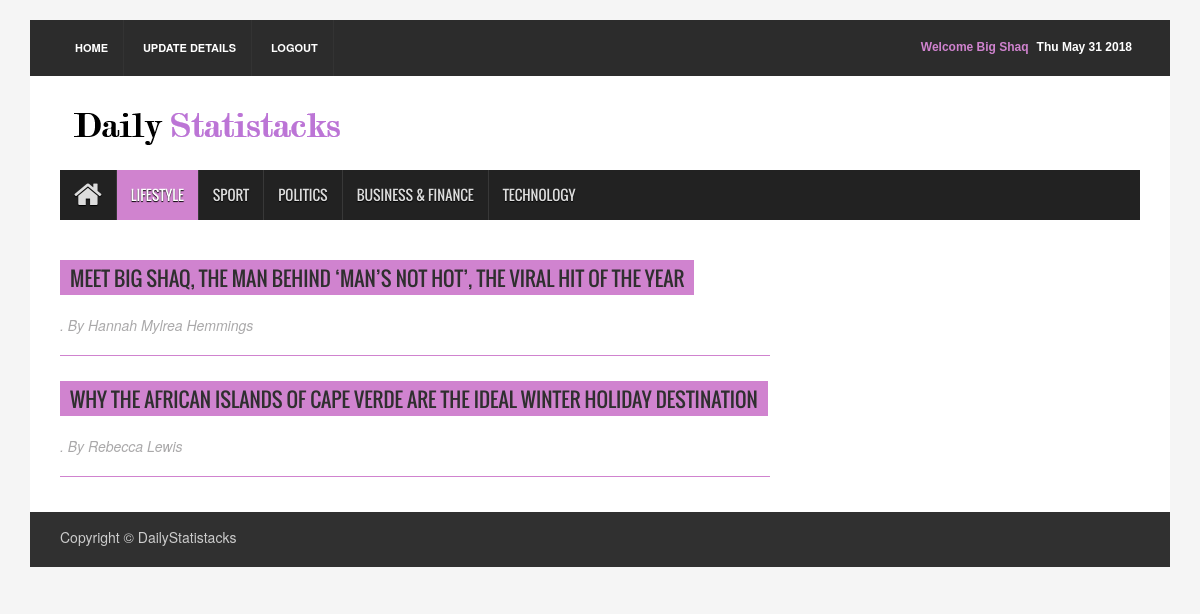
/lifestyleRedirect/ (signed in), run on the app's committed database.
### newspaper/models.py (models this page shows, shortened)
class Article( models.Model ) :
    articleType     = models.CharField( max_length = 100 )
    author          = models.CharField( max_length = 1000 )
    headline        = models.CharField( max_length = 1000 )
    body            = models.CharField( max_length = 1000000000000 )
    publicationDate = models.DateField()

### newspaper/views.py (the view)
# urls.py: url( r'^lifestyleRedirect/$' , lifestyleRedirect , name = 'lifestyleRedirect' ) ,
def lifestyleRedirect( request ) :
    try :
        articleList = Article.objects.filter( articleType  = 'lifestyle' )
        if ( 'username' not in request.session ) :
            context = { 'articleList' : articleList }
            return render( request , 'newspaper/lifestyle.html' , context )
        else : ## logged in
            name         = getName( request.session['username'] )
            context      = {
                               'fName'        : name ,
                               'articleList' : articleList
                           }
            return render( request , 'newspaper/lifestyle2.html' , context )
    except Exception :
        if ( 'username' not in request.session ) :
            return render( request , 'newspaper/lifestyle.html' , {} )
        else : ## logged in
            name         = getName( request.session['username'] )
            context      = {
                               'fName'        : name
                           }
            return render( request , 'newspaper/lifestyle2.html' , context )

### newspaper/views.py (called while the page is built)
def getName( username ) :
    user     = get_object_or_404( UserAccount , email = username )
    return user.first_name

### newspaper/templates/newspaper/lifestyle2.html (shortened to what this page needs)
{% extends "newspaper/base.html" %}
{% block content %}
{% load static %}
<div class="container">
<header id="header">
  <div class="row">
    <div class="col-lg-12 col-md-12 col-sm-12">
      <div class="header_top">
        <div class="header_top_left">
          <ul class="top_nav">
            <li><a href = "/">Home</a></li>
            <li><a href = "/updateRedirect/">Update Details</a></li>
            <li><a href = "/logout/">Logout</a></li>
          </ul>
        </div>
        <div class="header_top_right">
          <p><span id="datetime"></span></p>
          <p style = 'color : #d083cf;'> Welcome {{ fName }} </p>
        </div>
      </div>
    </div>
    <div class="col-lg-12 col-md-12 col-sm-12">
      <div class="header_bottom">
        <div class="logo_area"><a href="/" class="logo"><img src="{% static "newspaper/images/testlogo.png" %}" alt="" ></a></div>
      </div>
  </div>
</header>
<section id="navArea">
  <nav class="navbar navbar-inverse" role="navigation">
    <div id="navbar" class="navbar-collapse collapse">
      <ul class="nav navbar-nav main_nav">
        <li><a href = "/"><span class="fa fa-home desktop-home"></span><span class="mobile-show">Home</span></a></li>
        <li class="active"><a id = 'lifestyle' href ="/lifestyleRedirect/">Lifestyle</a></li>
        <li><a href = "/sportRedirect/">Sport</a></li>
        <li><a href = "/politicsRedirect/">Politics</a></li>
        <li><a href = "/businessfinanceRedirect/">Business & Finance</a></li>
        <li><a href = "/technologyRedirect/">Technology</a></li>
      </ul>
    </div>
  </nav>
</section>
<section id="contentSection">
  <div class="row">
    <div class="col-lg-8 col-md-8 col-sm-8">
      <div class="left_content">
        <div class="contact_area">
          {% if articleList %}
            {% for article in articleList %}
              <h2><a href = "{% url 'detail' article.id %}"> {{ article.headline }}</a></h2>
              <p class = "author"><i>. By {{ article.author }} </i></p>
              <br> <br>
              <hr class = "divider">
            {% endfor %}
          {% else %}
              <h2> NO LIFESTYLE ARTICLES </h2>
          {% endif %}
        </div>
      </div>
    </div>
    <div class="col-lg-4 col-md-4 col-sm-4"> </div>
  </div>
</section>
<footer id="footer">
  <div class="footer_bottom">
    <p class="copyright">Copyright &copy; DailyStatistacks</p>
  </div>
</footer>
</div>
{% endblock %}

### newspaper/static/newspaper/assets/css/theme.css (style rules this page uses)
.navbar-inverse .navbar-nav > .active > a, .navbar-inverse .navbar-nav > .active > a:hover, .navbar-inverse .navbar-nav > .active > a:focus { background-color:#d083cf }
.contact_area > h2 { background-color:#d083cf }

### newspaper/static/newspaper/assets/css/style.css (style rules this page uses)
body { background:#f5f5f5 }
ul { padding:0; margin:0; list-style:none }
a { text-decoration:none; color:#2f2f2f }
h1, h2, h3, h4, h5, h6 { font-family:'Oswald',sans-serif }
h2 { line-height:23px }
img { border:none }
#header { display:inline; float:left; width:100%; margin-top:20px }
.header_top { background-color:#2c2c2c; display:inline; float:left; padding:0 30px; width:100% }
.header_top_left { float:left; display:inline; width:50% }
.top_nav { text-align:left }
.top_nav li { display:inline-block }
.top_nav li a { display:inline-block; border-right:1px solid #333; color:#fff; font-size:11px; font-weight:bold; padding:20px 15px; text-transform:uppercase; -webkit-transition:all 0.5s; -o-transition:all 0.5s; transition:all 0.5s }
.header_top_right { float:left; display:inline; width:50%; text-align:right }
.header_top_right > p { color:#fff; display:inline-block; float:right; font:bold 12px sans-serif; margin-bottom:0; padding-bottom:20px; padding-right:8px; padding-top:20px }
.header_bottom { background-color:#fff; display:inline; float:left; padding:15px 30px 15px; width:100% }
.logo_area { display:inline; float:left; width:31% }
.logo { font-size:45px; font-weight:bold; color:#000; font-family:'Varela',sans-serif }
.logo img { max-width:100% }
#navArea { float:left; display:inline; width:100%; padding:0 30px; background-color:#fff }
.navbar { border:medium none; border-radius:0 }
.navbar-inverse .navbar-nav > li > a { border-left:1px solid #383838; color:#ddd; font-family:'Oswald',sans-serif; display:inline-block; height:50px; line-height:50px; padding:0 14px; text-shadow:0 1px 1px #000; text-transform:uppercase; -webkit-transition:all 0.5s; -mz-transition:all 0.5s; -ms-transition:all 0.5s; -o-transition:all 0.5s; transition:all 0.5s }
.navbar-inverse .navbar-nav > li:first-child a { border:none }
.navbar-inverse .navbar-nav > .active > a, .navbar-inverse .navbar-nav > .active > a:hover, .navbar-inverse .navbar-nav > .active > a:focus { color:#fff }
.navbar-collapse { padding-left:0 }
.desktop-home { display:block; font-size:30px; margin-top:10px }
#contentSection { float:left; display:inline; width:100%; background-color:#fff; padding:0 30px }
.left_content { float:left; display:inline; width:100% }
#footer { display:inline; float:left; width:100%; margin-bottom:20px }
.footer_bottom { float:left; display:inline; width:100%; padding:10px 30px; background-color:#303030; color:#ccc }
.copyright { float:left; width:50%; padding-top:5px; text-align:left }
.contact_area { float:left; display:inline; width:100%; margin-bottom:30px }
.contact_area > h2 { color:#fff; display:inline-block; font-size:20px; padding:7px 10px 5px; text-transform:uppercase; margin-bottom:30px }
.contact_area > p { margin-bottom:20px }

### newspaper/templates/newspaper/lifestyle2.html (style rules this page uses)
hr.divider { display: block; height: 1px; border: 0; border-top: 1px solid #d083cf; margin-top: -40px; margin-bottom: 4px; padding: 0; }
p.author { color: #aaa9aa; margin-top: -10px; }

### data on the page
Article: headline "MEET BIG SHAQ, THE MAN BEHIND ‘MAN’S NOT HOT’, THE VIRAL HIT OF THE YEAR", author "Hannah Mylrea Hemmings"
Article: headline "WHY THE AFRICAN ISLANDS OF CAPE VERDE ARE THE IDEAL WINTER HOLIDAY DESTINATION", author "Rebecca Lewis"

### other printed values
{{ fName }} "Big Shaq"
